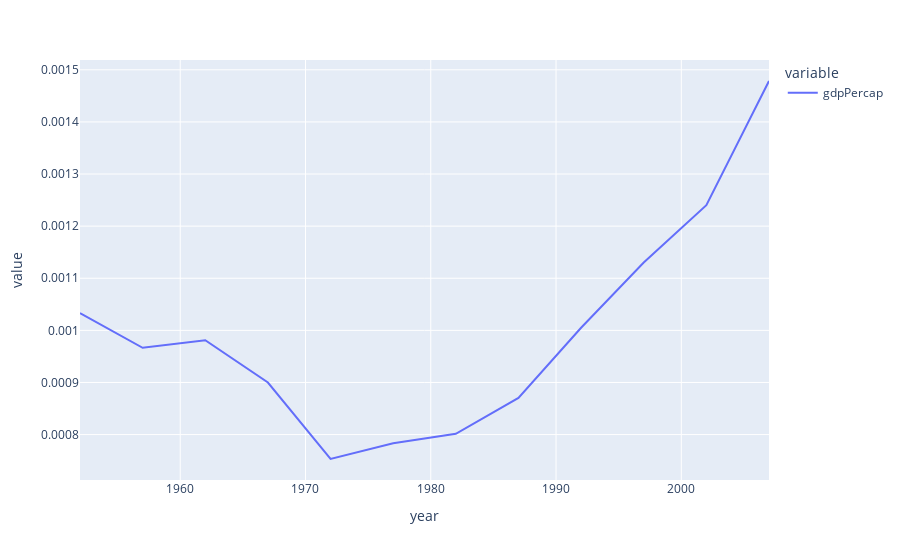

Source (notebook cell):
### Code cell
px.line((chinese_gdp_indexed_by_year / total_gdp)[['gdpPercap']])

### Figure 1 — Plotly figure (JSON) as saved in the notebook; plotly's stock layout.template omitted (floating-point values rounded to 4 significant figures)
{"data": [{"hovertemplate": "variable=gdpPercap<br>year=%{x}<br>value=%{y}<extra></extra>", "legendgroup": "gdpPercap", "line": {"color": "#636efa", "dash": "solid"}, "marker": {"symbol": "circle"}, "mode": "lines", "name": "gdpPercap", "orientation": "v", "showlegend": true, "type": "scatter", "x": [1952, 1957, 1962, 1967, 1972, 1977, 1982, 1987, 1992, 1997, 2002, 2007], "xaxis": "x", "y": [0.001033, 0.0009665, 0.000981, 0.0008999, 0.0007531, 0.0007832, 0.0008015, 0.0008704, 0.001005, 0.00113, 0.00124, 0.001479], "yaxis": "y"}], "layout": {"legend": {"title": {"text": "variable"}, "tracegroupgap": 0}, "margin": {"t": 60}, "xaxis": {"anchor": "y", "domain": [0, 1], "title": {"text": "year"}}, "yaxis": {"anchor": "x", "domain": [0, 1], "title": {"text": "value"}}}}
